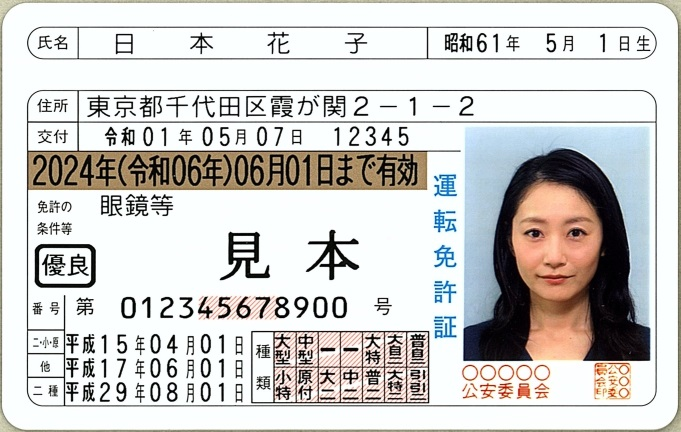
#> input picture asstes/license_0.jpg, 681 x 432 px, found by its file name
$ python lisence.py
#> lines starting #> are read from the running program, lines starting #| are printed output that depends on the picture; after the words box and inside, x2 and y2 are one past the last pixel; in counts of white or black regions, pixels touching at a corner belong together
import cv2
import pytesseract
import numpy as np
from PIL import Image, ImageFilter


img = cv2.imread('/Users/apple/Desktop/python_lesson/asstes/license_0.jpg')
#> img is the input picture: shape (432, 681, 3); mean B, G, R 202.4, 204.7, 205.6
# img = cv2.imread('/Users/apple/Desktop/python_lesson/asstes/license_1.png')
# img = cv2.imread('/Users/apple/Desktop/python_lesson/asstes/license_2.jpg')
# img = cv2.imread('/Users/apple/Desktop/python_lesson/asstes/lisence_3.jpg')
# 画像の前処理
gray = cv2.cvtColor(img, cv2.COLOR_BGR2GRAY)
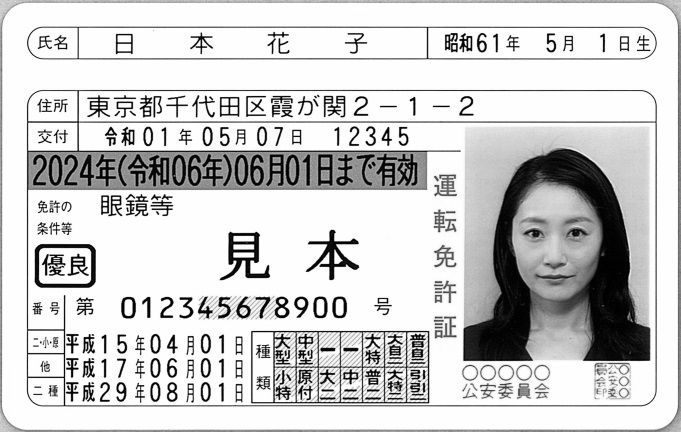
#> gray: shape (432, 681); min 0, max 255, mean 204.8
blur = cv2.GaussianBlur(gray, (5, 5), 0)
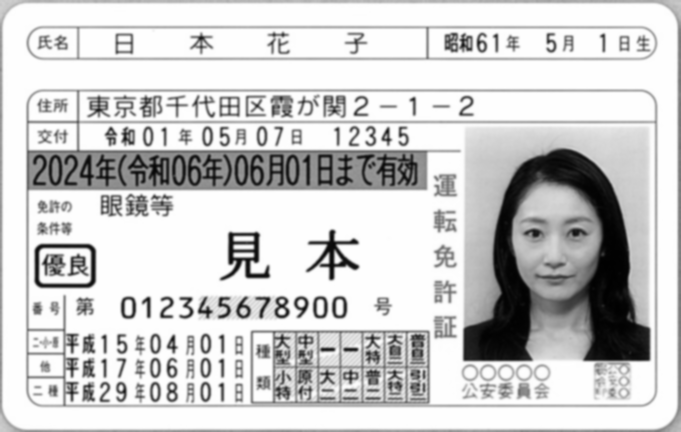
#> blur: shape (432, 681); min 0, max 255, mean 204.8
edges = cv2.Canny(blur, 50, 200)
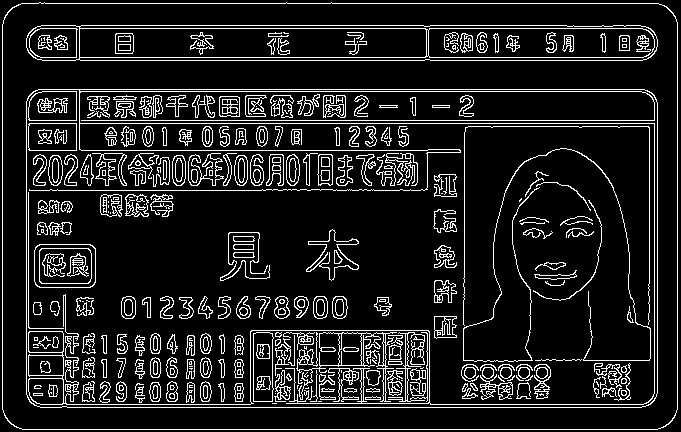
#> edges: shape (432, 681); 12.1% white in thin lines or dots

# 輪郭検出
contours, _ = cv2.findContours(edges, cv2.RETR_EXTERNAL, cv2.CHAIN_APPROX_SIMPLE)
#> contours = 1 contour; box (x1, y1, x2, y2) and area: (2, 2, 678, 430) 287062
contours = sorted(contours, key=cv2.contourArea, reverse=True)
print("contours:", len(contours))
#| contours: 1
# 最大の四角形を取得
for c in contours:
    peri = cv2.arcLength(c, True)
    epsilon = 0.01 * peri  # 近似多角形の精度を調整
    approx = cv2.approxPolyDP(c, epsilon, True) # 近似された多角形の各頂点の座標
    print("approxの数:", len(approx))
    if len(approx) == 4 and cv2.isContourConvex(approx):
        x, y, w, h = cv2.boundingRect(approx)
        cv2.rectangle(img, (x, y), (x + w, y + h), (0, 0, 255), 2)
        cropped_img = img[y:y + h, x:x + w]  # 最大の四角形を切り抜く

        # 切り抜いた領域の比率に基づいて座標を計算
        # region_ratio = (0.375, 0.745, 0.435, 0.865)
        region_ratio = (0.35, 0.73, 0.65, 0.98)
        region_x1 = int(x + region_ratio[0] * w)
        region_y1 = int(y + region_ratio[1] * h)
        region_x2 = int(x + region_ratio[2] * w)
        region_y2 = int(y + region_ratio[3] * h)


        # 四角形に切り抜いた領域を比率で切り抜く
        cropped_region = cropped_img[region_y1:region_y2, region_x1:region_x2]

        # 切り抜いた領域からさらに最大の四角形を見つけて切り抜く
        cropped_gray = cv2.cvtColor(cropped_region, cv2.COLOR_BGR2GRAY)
        cropped_blur = cv2.GaussianBlur(cropped_gray, (5, 5), 0)
        cropped_edges = cv2.Canny(cropped_blur, 30, 100)

        # # ノイズ除去のためのフィルタリング処理を適用
        # kernel = np.ones((3, 3), np.uint8)
        # cropped_edges = cv2.morphologyEx(cropped_edges, cv2.MORPH_OPEN, kernel)

        cropped_contours, _ = cv2.findContours(cropped_edges, cv2.RETR_EXTERNAL, cv2.CHAIN_APPROX_SIMPLE)
        cropped_contours = sorted(cropped_contours, key=cv2.contourArea, reverse=True)

        print("cropped_contours:", len(cropped_contours))
        for c in cropped_contours:
            peri = cv2.arcLength(c, True)
            epsilon = 0.01 * peri
            approx = cv2.approxPolyDP(c, epsilon, True)
            # print("approxの数2:", len(approx))
            # if len(approx) == 4:
            if len(approx) == 4 and cv2.isContourConvex(approx):
                print("四角形です")
                print("approx:", approx)
                x, y, w, h = cv2.boundingRect(approx)
                cv2.rectangle(cropped_region, (x, y), (x + w, y + h), (0, 0, 255), 2)
                cropped_max_rect = cropped_region[y:y + h, x:x + w]  # 最大の四角形を切り抜く

                # 文字検出
                smoothed_img_pil = Image.fromarray(cropped_max_rect)
                gray_img = smoothed_img_pil.convert('L')  # グレースケールに変換
                config = '-l jpn --oem 3 --psm 6'
#> (the run stopped early here; a loop or call above may not have finished)

$ run again, with asstes/license_2.jpg copied over asstes/license_0.jpg
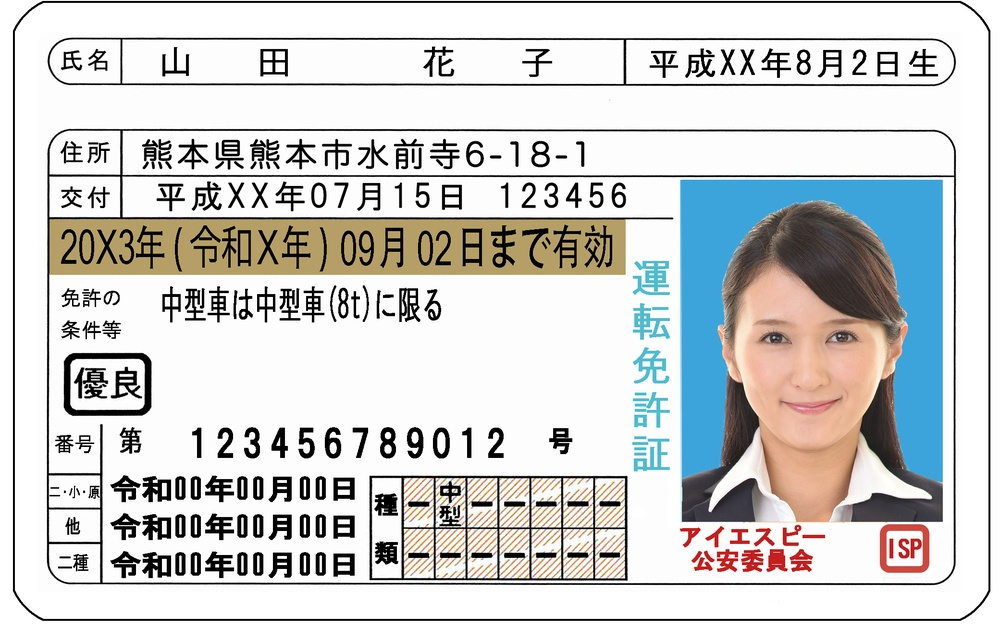
#> input picture asstes/license_2.jpg, 1000 x 629 px, shrunk from 2081 x 1309 before the run, found by its file name
#> img is the input picture: shape (629, 1000, 3); mean B, G, R 206, 207, 205.7
#> `edges = cv2.Canny(blur, 50, 200)`:
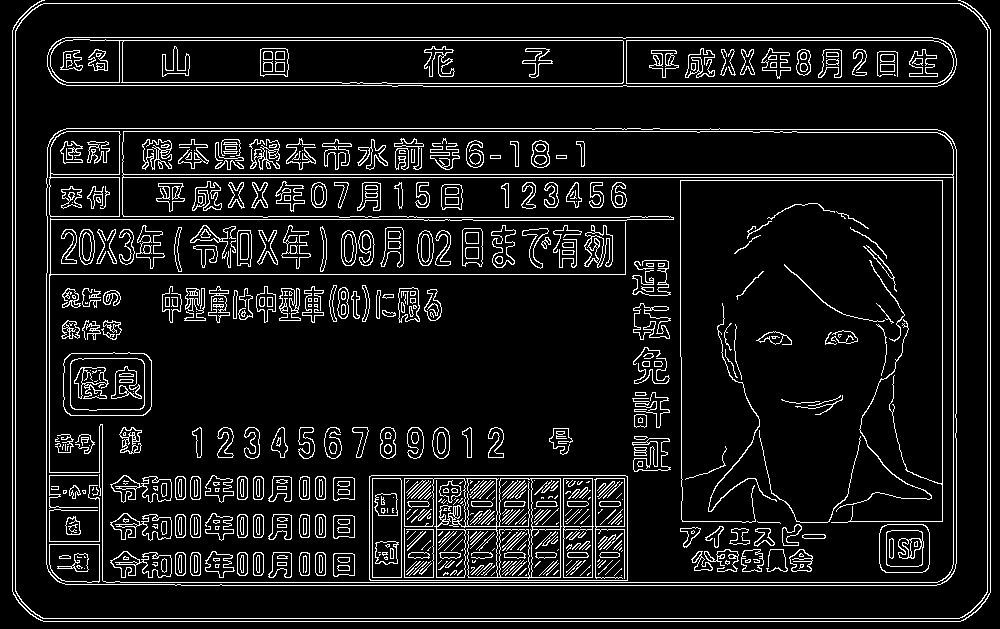
#> edges: shape (629, 1000); 9.2% white in thin lines or dots
#> contours = 2 contours; box (x1, y1, x2, y2) and area: (15, 3, 988, 619) 596630, (12, 0, 991, 622) 93
#| contours: 2
